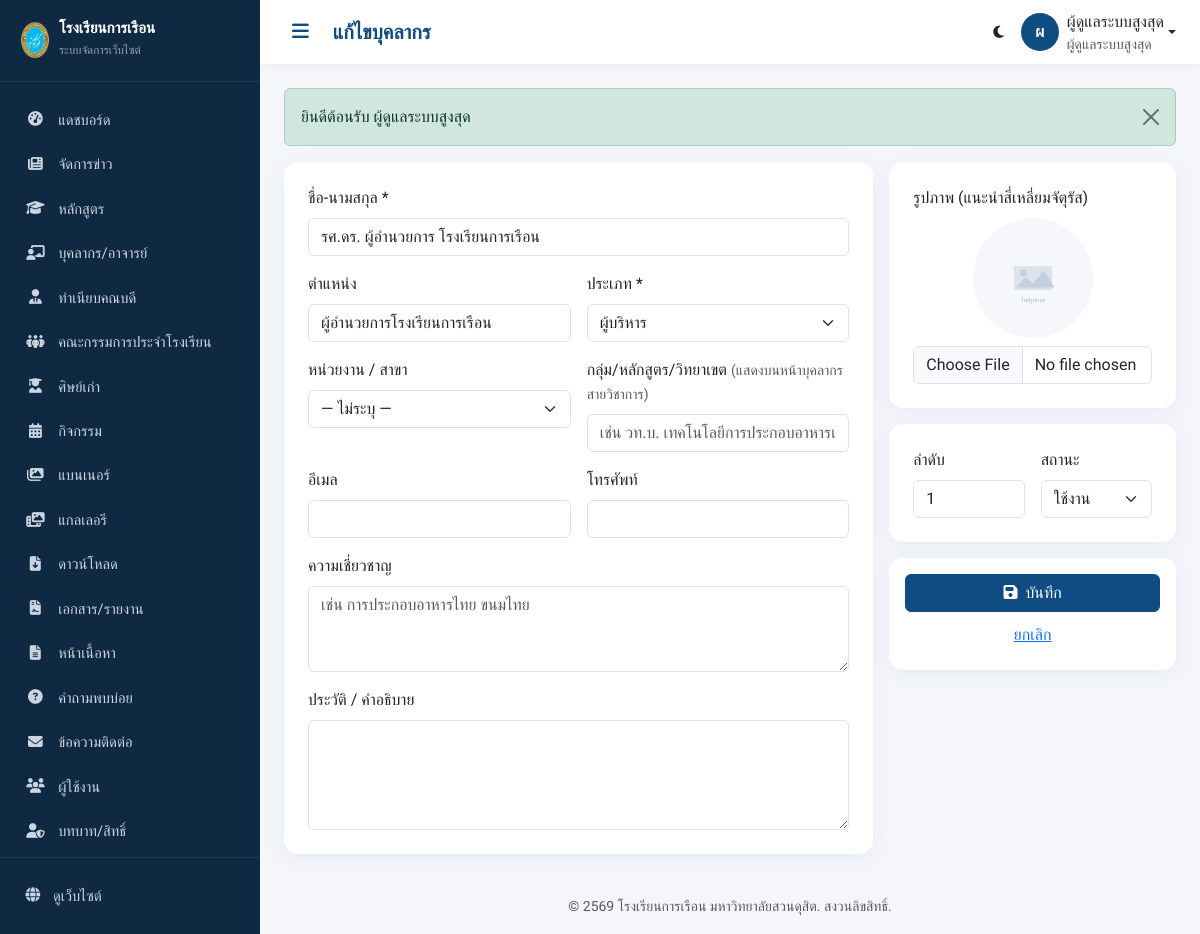
The page /admin/staff/edit/1 (signed in) on the database its author committed.
### tables this page shows
CREATE TABLE `staff` (
  `id`            INT UNSIGNED NOT NULL AUTO_INCREMENT,
  `department_id` INT UNSIGNED DEFAULT NULL,
  `full_name`     VARCHAR(200) NOT NULL,
  `position`      VARCHAR(200) DEFAULT NULL,
  `group_name`    VARCHAR(191) DEFAULT NULL COMMENT 'กลุ่ม/หลักสูตร/วิทยาเขต สำหรับจัดหมวดหน้าบุคลากรสายวิชาการ',
  `type`          ENUM('executive','teacher','staff') NOT NULL DEFAULT 'teacher'
                  COMMENT 'ผู้บริหาร/อาจารย์/เจ้าหน้าที่',
  `email`         VARCHAR(150) DEFAULT NULL,
  `phone`         VARCHAR(30) DEFAULT NULL,
  `photo`         VARCHAR(255) DEFAULT NULL,
  `bio`           TEXT DEFAULT NULL,
  `expertise`     VARCHAR(500) DEFAULT NULL COMMENT 'ความเชี่ยวชาญ',
  `sort_order`    INT NOT NULL DEFAULT 0,
  `status`        ENUM('active','inactive') NOT NULL DEFAULT 'active',
  `created_at`    DATETIME DEFAULT NULL,
  `updated_at`    DATETIME DEFAULT NULL,
  `deleted_at`    DATETIME DEFAULT NULL,
  PRIMARY KEY (`id`),
  KEY `idx_staff_dept` (`department_id`),
  KEY `idx_staff_type` (`type`),
  CONSTRAINT `fk_staff_dept` FOREIGN KEY (`department_id`) REFERENCES `departments`(`id`) ON DELETE SET NULL
);

### app/core/View.php (called while the page is built, shortened)
<?php
class View
{
    public static function render(string $view, array $data = [], ?string $layout = 'public'): void
    {
        $viewFile = VIEW_PATH . '/' . $view . '.php';
        extract($data, EXTR_SKIP);
        require $viewFile;
    }
}

### app/core/Controller.php (called while the page is built, shortened)
<?php
abstract class Controller
{
    protected function model(string $name)
    {
        $file = APP_PATH . '/models/' . $name . '.php';
        return new $name();
    }
    protected function adminView(string $view, array $data = []): void
    {
        if (!str_starts_with($view, 'admin/')) {
            $view = 'admin/' . $view;
        }
        View::render($view, $data, 'admin');
    }
}

### app/controllers/admin/StaffController.php (called while the page is built, shortened)
<?php
class StaffController extends AdminController
{
    public function edit(int $id = 0): void
    {
        $item = $this->model('Staff')->find($id);
        $this->adminView('staff/form', [
            'title'       => 'แก้ไขบุคลากร',
            'item'        => $item,
            'departments' => $this->model('Department')->all('name ASC'),
        ]);
    }
}

### app/core/App.php (called while the page is built, shortened)
<?php
class App
{
    private string $method = DEFAULT_METHOD;
    private bool   $isAdmin = false;
    public function run(): void
    {
        $url = $this->parseUrl();
        if (!empty($url) && strtolower($url[0]) === 'admin') {
            $this->isAdmin = true;
            array_shift($url);
            $controllerDir = APP_PATH . '/controllers/admin/';
        } else {
            $controllerDir = APP_PATH . '/controllers/';
            $namespacePrefix = '';
        }
        if (!empty($url[0])) {
            $candidate = ucfirst($url[0]) . 'Controller';
            if (file_exists($controllerDir . $candidate . '.php')) {
                array_shift($url);
            } elseif ($this->isAdmin) {
                $this->controllerName = 'DashboardController';
            }
        }
        $controller = new $className();
        if (!empty($url[0]) && method_exists($controller, $url[0])) {
            $this->method = $url[0];
            array_shift($url);
        }
        $this->params = $url ? array_values($url) : [];
        call_user_func_array([$controller, $this->method], $this->params);
    }
    private function parseUrl(): array
    {
        $url = rtrim($_GET['url'], '/');
        $url = filter_var($url, FILTER_SANITIZE_URL);
        return explode('/', $url);
    }
}

### public/index.php (called while the page is built)
<?php
require_once __DIR__ . '/../app/core/bootstrap.php';
$app = new App();
$app->run();

### app/core/bootstrap.php (called while the page is built, shortened)
<?php
spl_autoload_register(function ($class) {
    $short = str_contains($class, '\\') ? substr(strrchr($class, '\\'), 1) : $class;
    $paths = [
        APP_PATH . '/core/' . $short . '.php',
        APP_PATH . '/helpers/' . $short . '.php',
        APP_PATH . '/models/' . $short . '.php',
        APP_PATH . '/middleware/' . $short . '.php',
    ];
    foreach ($paths as $path) {
        if (file_exists($path)) {
            return;
        }
    }
});
require_once APP_PATH . '/helpers/functions.php';

### app/core/Model.php (called while the page is built, shortened)
<?php
abstract class Model
{
    protected Database $db;
    protected string $table = '';
    protected string $primaryKey = 'id';
    protected bool $softDelete = true;
    public function __construct()
    {
        $this->db = new Database();
    }
    public function find(int $id): ?array
    {
        $sql = "SELECT * FROM {$this->table} WHERE {$this->primaryKey} = :id";
        if ($this->softDelete) {
            $sql .= " AND deleted_at IS NULL";
        }
        $sql .= " LIMIT 1";
        $row = $this->db->query($sql)->bind(['id' => $id])->one();
        return $row ?: null;
    }
}

### app/config/database.php (called while the page is built)
<?php
return [
    'host'     => '127.0.0.1',
    'port'     => '3306',
    'database' => 'fooddusit_db',
    'username' => 'root',
    'password' => '',
    'charset'  => 'utf8mb4',
    'collation'=> 'utf8mb4_unicode_ci',
    'options'  => [
        PDO::ATTR_ERRMODE            => PDO::ERRMODE_EXCEPTION,
        PDO::ATTR_DEFAULT_FETCH_MODE => PDO::FETCH_ASSOC,
        PDO::ATTR_EMULATE_PREPARES   => false,
        PDO::ATTR_PERSISTENT         => false,
    ],
];

### app/core/Database.php (called while the page is built, shortened)
<?php
class Database
{
    private static ?PDO $instance = null;
    private $stmt = null;
    public static function pdo(): PDO
    {
        if (self::$instance === null) {
            $config = require APP_PATH . '/config/database.php';
            $dsn = sprintf(
                'mysql:host=%s;port=%s;dbname=%s;charset=%s',
                $config['host'],
                $config['port'],
                $config['database'],
                $config['charset']
            );
            try {
                self::$instance = new PDO(
                    $dsn,
                    $config['username'],
                    $config['password'],
                    $config['options']
                );
            } catch (PDOException $e) {
                if (APP_ENV === 'development') {
                    die('เชื่อมต่อฐานข้อมูลไม่สำเร็จ: ' . $e->getMessage());
                }
                error_log('DB Connection Error: ' . $e->getMessage());
                die('ขออภัย ระบบไม่สามารถเชื่อมต่อฐานข้อมูลได้ในขณะนี้');
            }
        }
        return self::$instance;
    }
    public function query(string $sql): self
    {
        $this->stmt = self::pdo()->prepare($sql);
        return $this;
    }
    public function bind(array $params): self
    {
        foreach ($params as $key => $value) {
            $type = match (true) {
                is_int($value)  => PDO::PARAM_INT,
                is_bool($value) => PDO::PARAM_BOOL,
                is_null($value) => PDO::PARAM_NULL,
                default         => PDO::PARAM_STR,
            };
            $param = is_int($key) ? $key + 1 : ':' . ltrim($key, ':');
            $this->stmt->bindValue($param, $value, $type);
        }
        return $this;
    }
    public function execute(array $params = []): bool
    {
        return $params ? $this->stmt->execute($params) : $this->stmt->execute();
    }
    public function one(array $params = [])
    {
        $this->execute($params ?: []);
        return $this->stmt->fetch();
    }
}

### app/views/admin/staff/form.php (the view, shortened to what this page needs)
<?php
$isEdit = $item !== null;
$action = $isEdit ? url('admin/staff/update/' . $item['id']) : url('admin/staff/store');
$curType = $item['type'] ?? 'teacher';
?>
<form method="post" action="<?= $action ?>" enctype="multipart/form-data">
  <div class="row g-3">
    <div class="col-lg-8">
      <div class="card p-4">
        <div class="mb-3"><label class="form-label">ชื่อ-นามสกุล *</label>
          <input type="text" name="full_name" class="form-control" value="<?= e($item['full_name'] ?? '') ?>" required></div>
        <div class="row g-3">
          <div class="col-md-6"><label class="form-label">ตำแหน่ง</label>
            <input type="text" name="position" class="form-control" placeholder="เช่น อาจารย์ประจำสาขา" value="<?= e($item['position'] ?? '') ?>"></div>
          <div class="col-md-6"><label class="form-label">ประเภท *</label>
            <select name="type" class="form-select">
              <?php foreach (Staff::TYPES as $val => $label): ?>
                <option value="<?= $val ?>" <?= $curType === $val ? 'selected' : '' ?>><?= $label ?></option>
              <?php endforeach; ?>
            </select></div>
          <div class="col-md-6"><label class="form-label">หน่วยงาน / สาขา</label>
            <select name="department_id" class="form-select">
              <option value="">— ไม่ระบุ —</option>
            </select></div>
          <div class="col-md-6"><label class="form-label">กลุ่ม/หลักสูตร/วิทยาเขต <small class="text-muted">(แสดงบนหน้าบุคลากรสายวิชาการ)</small></label>
            <input type="text" name="group_name" class="form-control" list="groupList" placeholder="เช่น วท.บ. เทคโนโลยีการประกอบอาหารและการบริการ" value="<?= e($item['group_name'] ?? '') ?>">
            </div>
          <div class="col-md-6"><label class="form-label">อีเมล</label>
            <input type="email" name="email" class="form-control" value="<?= e($item['email'] ?? '') ?>"></div>
          <div class="col-md-6"><label class="form-label">โทรศัพท์</label>
            <input type="text" name="phone" class="form-control" value="<?= e($item['phone'] ?? '') ?>"></div>
        </div>
        <div class="mb-3 mt-3"><label class="form-label">ความเชี่ยวชาญ</label>
          <textarea name="expertise" class="form-control" rows="3" placeholder="เช่น การประกอบอาหารไทย ขนมไทย"><?= e($item['expertise'] ?? '') ?></textarea></div>
        <div class="mb-0"><label class="form-label">ประวัติ / คำอธิบาย</label>
          <textarea name="bio" class="form-control" rows="4"><?= e($item['bio'] ?? '') ?></textarea></div>
      </div>
    </div>
    <div class="col-lg-4">
      <div class="card p-4">
        <label class="form-label">รูปภาพ (แนะนำสี่เหลี่ยมจัตุรัส)</label>
        <img src="<?= upload_url($item['photo'] ?? '') ?>" id="imgPreview" class="rounded-circle mb-2 mx-auto d-block" width="120" height="120" style="object-fit:cover">
        <input type="file" name="photo" class="form-control" accept="image/*" data-preview="#imgPreview">
      </div>
      <div class="card p-4 mt-3">
        <div class="row g-3">
          <div class="col-6"><label class="form-label">ลำดับ</label>
            <input type="number" name="sort_order" class="form-control" value="<?= e($item['sort_order'] ?? 0) ?>"></div>
          <div class="col-6"><label class="form-label">สถานะ</label>
            <select name="status" class="form-select">
              <option value="active" <?= ($item['status'] ?? 'active') === 'active' ? 'selected' : '' ?>>ใช้งาน</option>
            </select></div>
        </div>
      </div>
      <div class="card p-3 mt-3">
        <button class="btn btn-primary w-100"><i class="fa-solid fa-floppy-disk me-1"></i> บันทึก</button>
        <a href="<?= url('admin/staff') ?>" class="btn btn-link w-100 mt-1">ยกเลิก</a>
      </div>
    </div>
  </div>
</form>

### public/assets/css/admin.css (style rules this page uses)
:root { --primary: #0F4C81; --primary-dark: #0a3a63; --gold: #D4AF37; --sidebar-w: 260px; --sidebar-bg: #0f2942; --admin-bg: #f4f6fa; --card-radius: 14px; }
* { box-sizing: border-box; }
body { font-family: 'Sarabun', sans-serif; background: var(--admin-bg); margin: 0; }
.card { border: none; border-radius: var(--card-radius); box-shadow: 0 4px 20px rgba(15,76,129,.06); }
.btn-primary { background: var(--primary); border-color: var(--primary); }

### rows shown on the page
staff: full_name "รศ.ดร. ผู้อำนวยการ โรงเรียนการเรือน", position "ผู้อำนวยการโรงเรียนการเรือน", type "ผู้บริหาร", sort_order "1", status "ใช้งาน"

### other values the page prints
$label "แดชบอร์ด"
$label "จัดการข่าว"
$label "หลักสูตร"
$label "บุคลากร/อาจารย์"
$label "ทำเนียบคณบดี"
$label "คณะกรรมการประจำโรงเรียน"
$label "ศิษย์เก่า"
$label "กิจกรรม"
$label "แบนเนอร์"
$label "แกลเลอรี"
$label "ดาวน์โหลด"
$label "เอกสาร/รายงาน"
$label "หน้าเนื้อหา"
$label "คำถามพบบ่อย"
$label "ข้อความติดต่อ"
